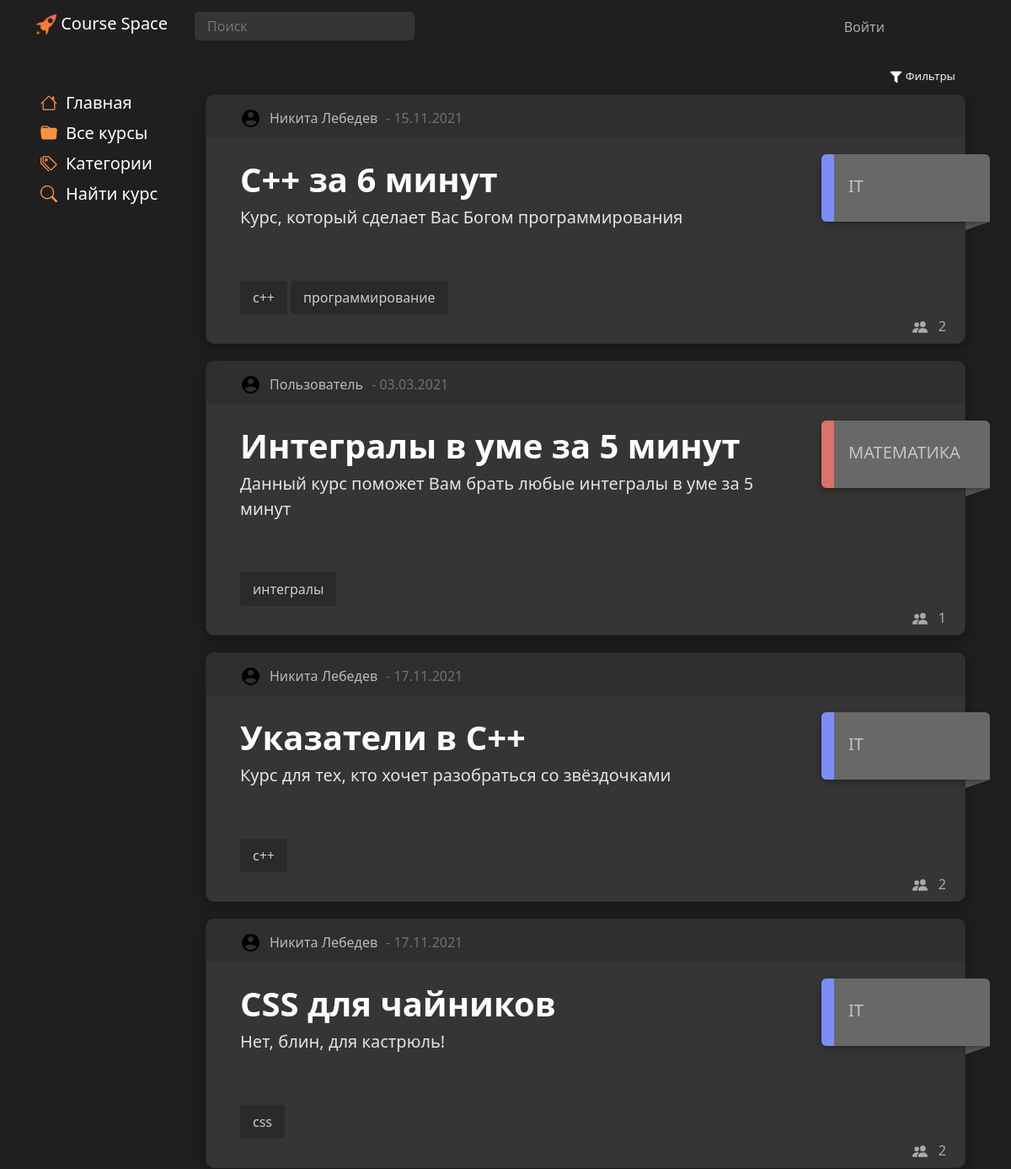
The app's page /main (upper part), older data.
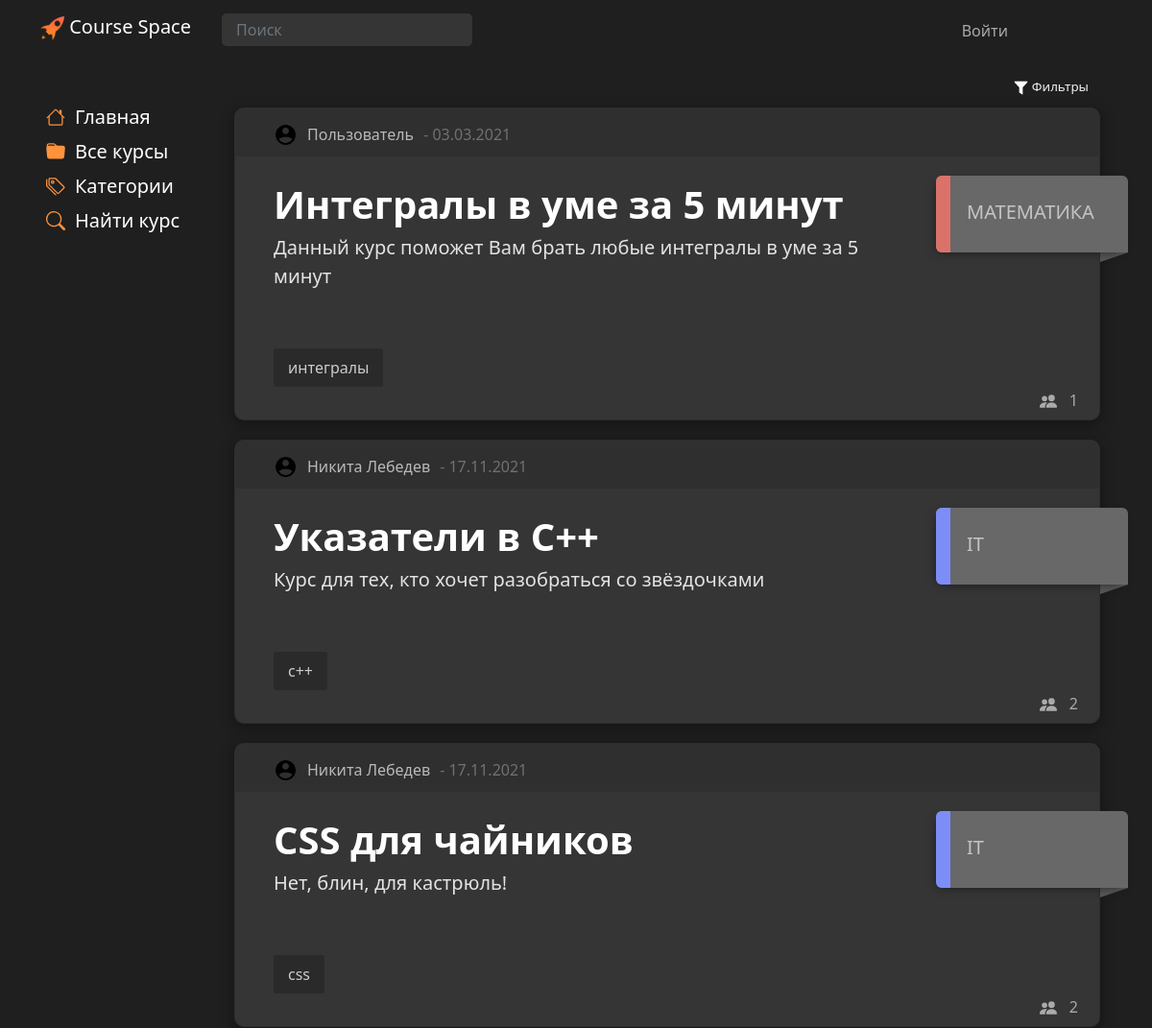
The same page, newer data.
### main/models.py (models this page shows, shortened)
class Courses(models.Model):
    title = models.CharField('title', max_length=80, null=False)
    description = models.TextField('description')
    date = models.TextField('date')
    category = models.ForeignKey(Categories, models.DO_NOTHING, db_column='Category_id')  # Field name made lowercase.
    author = models.ForeignKey(Authors, models.DO_NOTHING, db_column='Author_id')  # Field name made lowercase.
    class Meta:
        db_table = 'Courses'

class Authors(models.Model):
    name = models.CharField('name', max_length=80, null=False)
    user = models.ForeignKey(settings.AUTH_USER_MODEL, models.DO_NOTHING, db_column='User_id')  # Field name made lowercase.
    class Meta:
        db_table = 'Authors'

class Profile(models.Model):
    user = models.OneToOneField(settings.AUTH_USER_MODEL, on_delete=models.CASCADE, null=True, )
    surname = models.CharField('surname', max_length=80, null=False)
    name = models.CharField('name', max_length=80, null=False)
    profile_pic = models.ImageField(null=True, blank=True, upload_to="images/profile/")
    birth_date = models.DateField(null=True, blank=True)
    class Meta:
        db_table = 'Profile'

class CoursesTags(models.Model):
    tag = models.ForeignKey('Tags', on_delete=models.CASCADE, db_column='Tag_id')  # Field name made lowercase.
    course = models.ForeignKey(Courses, on_delete=models.CASCADE, db_column='Course_id')  # Field name made lowercase.
    class Meta:
        db_table = 'Courses_Tags'

class Tags(models.Model):
    title = models.TextField('path')
    class Meta:
        db_table = 'Tags'
    def __str__(self):
        return self.title

class Categories(models.Model):
    title = models.CharField('title', max_length=30, null=False)
    class Meta:
        db_table = 'Categories'
    def __str__(self):
        return self.title

### main/views.py (the view)
# urls.py: path('main', include('main.urls')),
def main(request):
    categories = Categories.objects.all()
    courses = Courses.objects.all()
    course_tags = CoursesTags.objects.all()
    course_users = CoursesUsers.objects.values('course_id').annotate(total=Count('id'))
    context = {
        'title': 'Все курсы',
        'categories': categories,
        'courses': courses,
        'tags': course_tags,
        'count_users': course_users,
    }
    return render(request, 'main/main.html', context=context)

### main/templates/main/main.html (shortened to what this page needs)
{% extends 'main/baselist.html' %}
{% block style %}
    {% load static %}
{% endblock %}

### main/templates/main/baselist.html (shortened to what this page needs)
{% extends 'main/base.html' %}
{% block style %}
    {% load static %}
{% endblock %}
{% block content %}
    {% block list %}
        <div class="container">
            <div class="row">
                <button class="tagsBth" type="button" data-bs-toggle="collapse" data-bs-target="#collapseExample" aria-expanded="false" aria-controls="collapseExample">
                    <img src="{% static 'main/img/filter.png' %}" width="15">
                        Фильтры
                </button>
            </div>
            <div class="row">
                {% for el in courses%}
                            <div class="card block" id="{{ el.id }}">
                                <div class="cardHeader">
                                    <div class="author">
                                    {% if user.profile.profile_pic %}
                                      <img class="courseAuthorAvatarProfile" src="{{el.author.user.profile.profile_pic.url}}">
                                    {% else %}
                                      <img class="courseAuthorAvatarProfile" src="{% static 'main/img/user96.png' %}"><br><br>
                                    {% endif %}
                                    <div id="authorname">
                                         {{ el.author.user.profile.name }} {{ el.author.user.profile.surname }}
                                    </div>
                            </div>
                                    <div class="date"> - {{ el.date }}</div>
                                </div>
                            <div class="cardContainer"  onclick="window.location.href ='{% url 'course' el.pk %}'">
                                <div class="lable">
                                    <div class="text">
                                        <div class="title fs-1">{{ el.title }}</div>
                                    </div>
                                </div>
                                    <div class="desk fs-5">{{el.description|truncatewords:50}}</div>
                                <div class="tags"></br>
                                    {% for tag in tags %}
                                        {% if tag.course.pk == el.pk %}
                                        <div>
                                            {{ tag.tag }}
                                        </div>
                                        {% endif %}
                                    {% endfor %}
                                </div>
                            </div>
                            <div class="stat">
                                <div class="usercount">{% for c in count_users %}{% if c.course_id == el.pk %}{{ c.total }}{% endif %}{% endfor %}</div>
                            </div>
                            {% if title == 'Все курсы' %}
                                <div class="categoryLable" onclick="window.location.href = '{% url 'category' el.category.pk %}'">
                                    <div class="categor">
                                        <div class="pointBtn" id="l{{ el.category.pk }}"></div>
                                        <div class="categLableText">{{ el.category }}</div>
                                    </div>
                                </div>
                                <div class="categoryLableBottom">
                                </div>
                            {% endif %}
                        </div>
                {% endfor %}
            </div>
    {% endblock %}
{% endblock %}

Row changes from the older to the newer data that the page shows:
removed Courses: author.user.profile.name "Никита", author.user.profile.surname "Лебедев", date "15.11.2021", title "C++ за 6 минут", description "Курс, который сделает Вас Богом программирования", total "2", category "IT"
removed CoursesTags: tag "c++", shown under "Никита"
removed CoursesTags: tag "программирование", shown under "Никита"
